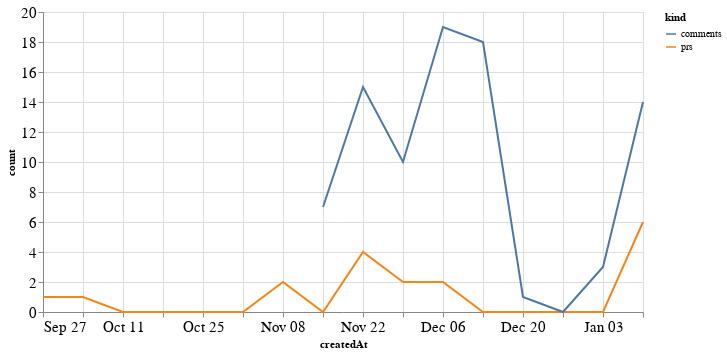

The code cell stored with this chart in its notebook:
### Code cell
alt.Chart(total_time, width=600).mark_line().encode(
    x='createdAt',
    y='count',
    color='kind'
)

### Figure 1 — Vega-Lite specification as saved in the notebook (floating-point values rounded to 4 significant figures)
{"config": {"axisLeft": {"labelFontSize": 15}, "axisBottom": {"labelFontSize": 15}}, "data": {"name": "data-596546f1fce92af64df4e1706d4b6f3f"}, "mark": "line", "encoding": {"color": {"type": "nominal", "field": "kind"}, "x": {"type": "temporal", "field": "createdAt"}, "y": {"type": "quantitative", "field": "count"}}, "width": 600, "$schema": "https://vega.github.io/schema/vega-lite/v4.8.1.json", "datasets": {"data-596546f1fce92af64df4e1706d4b6f3f": [{"createdAt": "2020-09-27T00:00:00", "kind": "prs", "count": 1.0}, {"createdAt": "2020-10-04T00:00:00", "kind": "prs", "count": 1.0}, {"createdAt": "2020-10-11T00:00:00", "kind": "prs", "count": 0.0}, {"createdAt": "2020-10-18T00:00:00", "kind": "prs", "count": 0.0}, {"createdAt": "2020-10-25T00:00:00", "kind": "prs", "count": 0.0}, {"createdAt": "2020-11-01T00:00:00", "kind": "prs", "count": 0.0}, {"createdAt": "2020-11-08T00:00:00", "kind": "prs", "count": 2.0}, {"createdAt": "2020-11-15T00:00:00", "kind": "prs", "count": 0.0}, {"createdAt": "2020-11-22T00:00:00", "kind": "prs", "count": 4.0}, {"createdAt": "2020-11-29T00:00:00", "kind": "prs", "count": 2.0}, {"createdAt": "2020-12-06T00:00:00", "kind": "prs", "count": 2.0}, {"createdAt": "2020-12-13T00:00:00", "kind": "prs", "count": 0.0}, {"createdAt": "2020-12-20T00:00:00", "kind": "prs", "count": 0.0}, {"createdAt": "2020-12-27T00:00:00", "kind": "prs", "count": 0.0}, {"createdAt": "2021-01-03T00:00:00", "kind": "prs", "count": 0.0}, {"createdAt": "2021-01-10T00:00:00", "kind": "prs", "count": 6.0}, {"createdAt": "2020-09-27T00:00:00", "kind": "comments", "count": null}, {"createdAt": "2020-10-04T00:00:00", "kind": "comments", "count": null}, {"createdAt": "2020-10-11T00:00:00", "kind": "comments", "count": null}, {"createdAt": "2020-10-18T00:00:00", "kind": "comments", "count": null}, {"createdAt": "2020-10-25T00:00:00", "kind": "comments", "count": null}, {"createdAt": "2020-11-01T00:00:00", "kind": "comments", "count": null}, {"createdAt": "2020-11-08T00:00:00", "kind": "comments", "count": null}, {"createdAt": "2020-11-15T00:00:00", "kind": "comments", "count": 7.0}, {"createdAt": "2020-11-22T00:00:00", "kind": "comments", "count": 15.0}, {"createdAt": "2020-11-29T00:00:00", "kind": "comments", "count": 10.0}, {"createdAt": "2020-12-06T00:00:00", "kind": "comments", "count": 19.0}, {"createdAt": "2020-12-13T00:00:00", "kind": "comments", "count": 18.0}, {"createdAt": "2020-12-20T00:00:00", "kind": "comments", "count": 1.0}, {"createdAt": "2020-12-27T00:00:00", "kind": "comments", "count": 0.0}, {"createdAt": "2021-01-03T00:00:00", "kind": "comments", "count": 3.0}, {"createdAt": "2021-01-10T00:00:00", "kind": "comments", "count": 14.0}]}}
